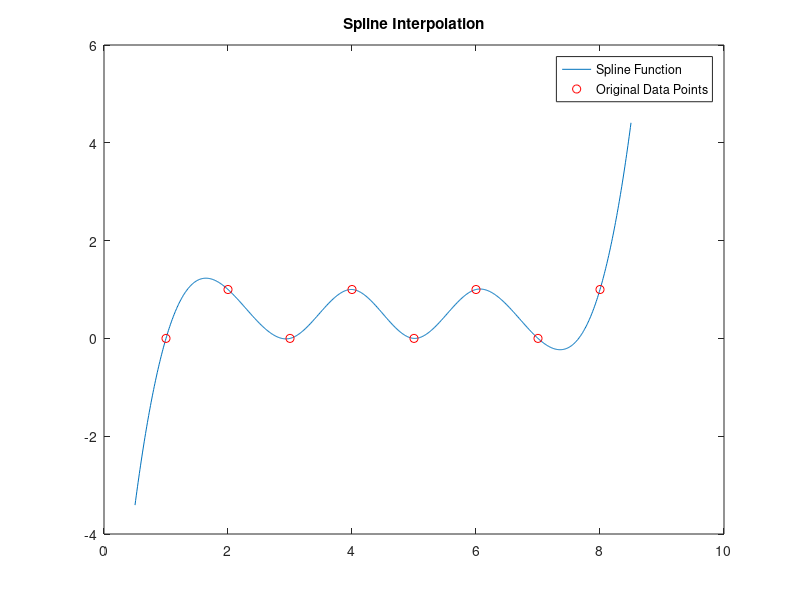

Write MATLAB code to recreate this figure.
X = [1,2,3,4,5,6,7,8];
Y = [0,1,0,1,0,1,0,1];%original points
xx = 0.5:0.01:8.5;%will poly yy values with these given xx values
yy = spline(X,Y,xx);%just using spline function to go what lagrange did in problem 3
plot(xx,yy,X,Y,'or');%plotting spline function with original points
title('Spline Interpolation');
legend('Spline Function', 'Original Data Points');